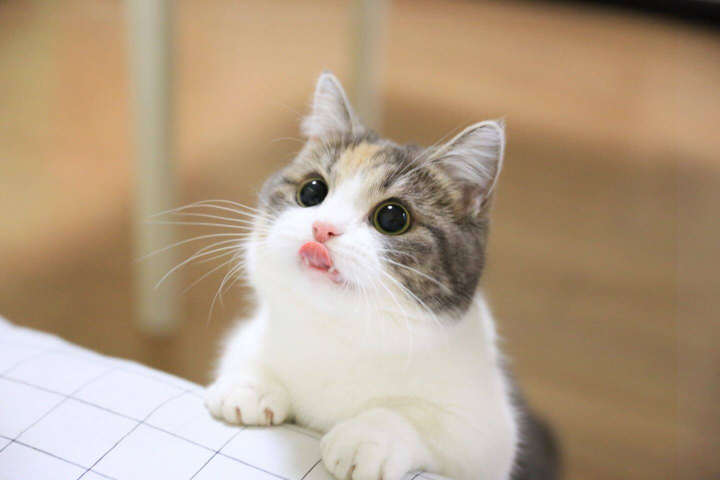
#> input picture pic/input.jpg, 1440 x 960 px (shown at 1/2 size)
$ python -i main.py   (imports and definitions only)   (older library calls are emulated)
#> lines starting #> are read from the running program, lines starting #| are printed output that depends on the picture
import io
import json
import math
import os
import queue
import threading
import time
import sys
import getopt

import requests
from bs4 import BeautifulSoup
from PIL import Image, ImageDraw, ImageFilter

from selenium import webdriver
from selenium.webdriver.common.by import By
from selenium.webdriver.firefox.firefox_binary import FirefoxBinary
from selenium.webdriver.support import expected_conditions as EC
from selenium.webdriver.support.ui import WebDriverWait


SCROLL_PAUSE_TIME = 0.2
# [1 line that did not run here, left out]
# [1 line that did not run here, left out]
url = "https://pixabay.com/zh/photos/?q=nature&hp=&image_type=&order=&cat=&min_width=&min_height=&pagi="
# url = "https://www.pexels.com/search/nature/"
page = 0
mqueue = queue.Queue()
lqueue = queue.Queue()
pro_que = queue.Queue()

class Merge_Pic():
    def __init__(self, origin_path, halfwork_path= None, record_path=None):
#> called with origin_path = 'pic/input.jpg'
        self.origin_path = origin_path
        self.halfwork_path = halfwork_path
        self.record_path = record_path

        if origin_path is not None:
            self.is_half_work = False
            self.pic_name = self.origin_path.split('/')[-1].split('.')[0]
            print(origin_path)
            print(self.pic_name)
        else:
            self.is_half_work = True
            self.pic_name = self.halfwork_path.split('/')[-1].split('.')[0]
        try:
            config = open('config.json','r')
#> (reads config.json from the repository)
            content = config.read()
            obj = json.loads(content)
            self.nscale = obj['nscale']
            self.mask_scale = obj['mask_scale']
            self.past_size = obj['past_size']
        except:
            print("Not Exists Config")
            print("Creating default config...")
            config = open('config.json','w')
            obj = {
                "nscale" : 120,
                "mask_scale" : 20,
                "past_size" : 10
            }
            self.nscale = 120
            self.mask_scale = 20
            self.past_size = 10
            config.write(json.dumps(obj))
        config.close()


    def mother_pic_init(self):
        print("init mother pic")
        if self.is_half_work is True:
            half_img = Image.open(self.halfwork_path,'r')
            w,h = half_img.size
            savefile = open(self.record_path,'r').read()
            rest_struct = json.loads(savefile)
            mother_pic_struct = []
            for rest_piece in rest_struct:
                mother_pic_struct.append(
                    [tuple(rest_piece[0]),tuple(rest_piece[1])]
                )
            result_img = half_img
        else:
            ## get mother pic
            mother_pic = Image.open(self.origin_path)
#> mother_pic is the input picture: PIL image 1440x960 RGB; mean R, G, B 179, 157.7, 133.8
            w, h = mother_pic.size
#> w = 1440; h = 960
            # [8 lines of commented-out code are left out]
            print("start analize....")
            mother_pic, mother_pic_struct = draw_mask(mother_pic, self.mask_scale , self.nscale)

            mother_pic.save('ori_blur.jpg')
            w_len = int((w / mp.mask_scale) * mp.nscale)
            h_len = int((h / mp.mask_scale) * mp.nscale)
            result_img = Image.new('RGB',(w_len,h_len))


        return result_img, mother_pic_struct


# [5 lines left out: function to_gray, not called in this run]


def draw_avg_color2(srcimg,resimg,X,Y,scale,nscale):
    total = (0,0,0)
    point_list=[]
    for y in range(Y,Y+scale):
        if y >= srcimg.size[1]:
            pass
        else:
            for x in range(X,X+scale):
                if x >= srcimg.size[0]:
                    pass
                else:
                    pixel = srcimg.getpixel((x,y))
                    total = (
                        total[0]+pixel[0],
                        total[1]+pixel[1],
                        total[2]+pixel[2],
                    )
                    point_list.append((x,y))
    m_sum = scale * scale
    avg_color = ( int(total[0]/ m_sum),int(total[1]/ m_sum),int(total[2]/ m_sum))
    fill_img = Image.new("RGB",(nscale,nscale),avg_color)
    # resimg.putpixel((int(X/scale),int(Y/scale)), avg_color)
    X = int((X/scale)) * nscale
    Y = int((Y/scale)) * nscale
    resimg.paste(fill_img,(X,Y,X+nscale,Y+nscale))
    return resimg, avg_color


# [23 lines left out: function draw_avg_color, not called in this run]

def draw_mask(img, scale, nscale):
#> called with scale = 20, nscale = 120
    ori_width, ori_height = img.size
#> ori_width = 1440; ori_height = 960
    total = (ori_height/scale) ** 2
#> total = 2304
    img_arr=[]
    img2 = Image.new('RGB',(int(ori_width/scale) * nscale, int(ori_height/scale) * nscale))
#> img2: PIL image 8640x5760 RGB; every value is 0
    # [6 lines of commented-out code are left out]
    for y in range(0, ori_height, scale):
        for x in range(0, ori_width, scale):
            img2, avg_color = draw_avg_color2(img,img2,x,y,scale,nscale)
            # mqueue.put((x,y),avg_color)
            img_arr.append([(int(x/scale),int(y/scale)),avg_color])
            print("{}%".format(round(float(len(img_arr)/total)*100,2)), end = "\r")
#> this loop made 48 passes
#> pass 1, in draw_avg_color2, `fill_img = Image.new("RGB",(nscale,nscale),avg_color)`:
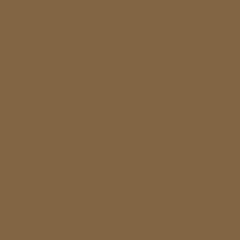
#> fill_img: PIL image 120x120 RGB (shown 2 times larger); mean R, G, B 130, 101, 68
#> pass 1, in draw_avg_color2 (call 4), `fill_img = Image.new("RGB",(nscale,nscale),avg_color)`:
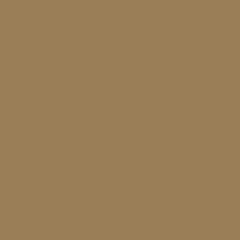
#> fill_img: PIL image 120x120 RGB (shown 2 times larger); mean R, G, B 154, 126, 88
#> after the loop:
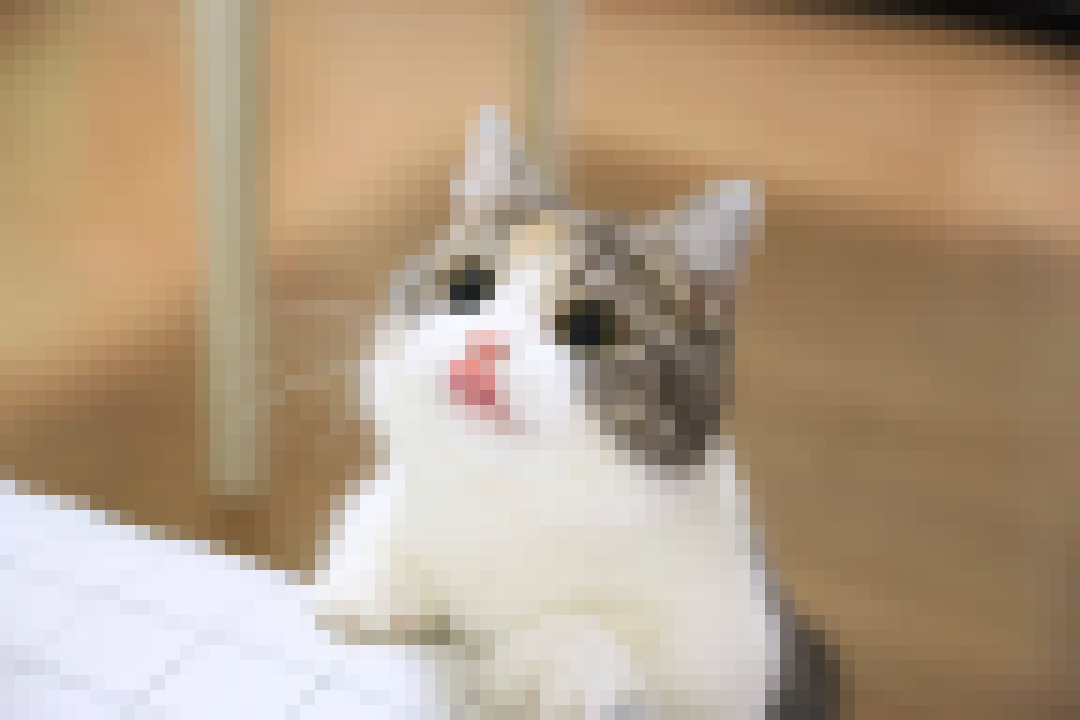
#> img2: PIL image 8640x5760 RGB (shown at 1/8 size); mean R, G, B 178.5, 157.2, 133.3
    print
    print("done")
    with open('record','w') as record:
        record.write(json.dumps(img_arr))
    return img2,img_arr

# [14 lines left out: function calc_color_avg, not called in this run]


def resize_imgae(img, size):
    img = img.resize((size,size))
    return img


def list_all_img(mdir):
    return [mdir+f for f in os.listdir(mdir) if '.jpg' in f]


# [22 lines left out: functions pretty_paste, is_color_alike, not called in this run]

def get_color(imgdir):
    k=imgdir.split('/')[-1].split('-')[0].split(',')
    return tuple([int(i) for i in k])


# [97 lines left out: functions img_process, crawl, crawl2, thread_crawl, not called in this run]

        # while pro_que.qsize() > 30:
        #     time.sleep(10)


def init_env():
    os.system('mkdir pic/')
    os.system('mkdir pic/stage/')


# [66 lines left out: functions main, print_help, not called in this run]


# [39 lines not run here, left out]

#> (the run stopped early here; a loop or call above may not have finished)
